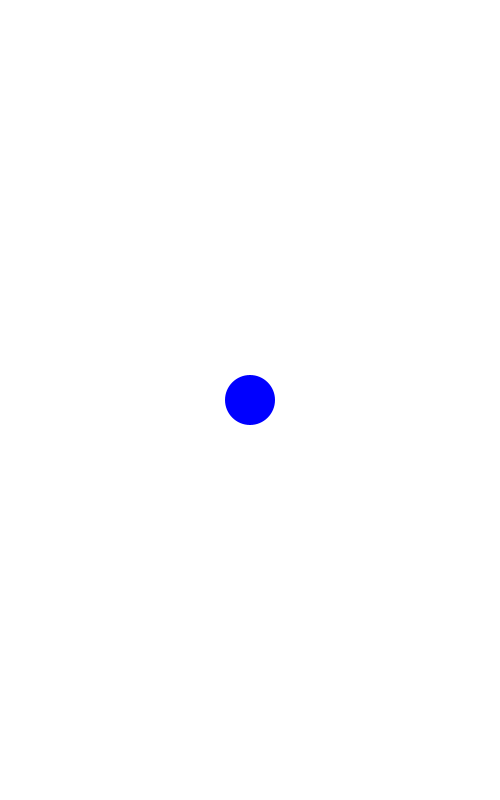
Frame 1 (no input)
Frame 60 (the mouse pressed at the canvas centre just before this capture): identical to frame 1, image omitted
Frame 120 (the mouse held since frame 60 and released just before this capture): identical to frame 1, image omitted

The Processing sketch that drew this single still picture (run headless with seeded random() and noise(); from frame 60 on, the mouse is pressed at the canvas centre):

// Processing sketch: AvoidCircle2
// ── AvoidCircle2.pde
float x = 250;
float y = 400;
float s = 50;
void setup() {
    size(500,800);
    noStroke();
}

void draw() {
  background(255);
  fill(0,0,255);
  ellipse(x,y,s,s);

  if (keyPressed) {
    if (keyCode == RIGHT) {
      x += 3;
    }
    if (keyCode == LEFT) {
      x -= 3;
    }
    if (keyCode == UP) {
      y -= 3;
    }
    if (keyCode == DOWN) {
      y += 3;
    }
  }
  if (x < s/2) {
    x += 3;
  }
  if (x > width-s/2) {
    x -= 3;
  }
  if (y < s/2) {
    y += 3;
  }
  if (y > height-s/2) {
    y -= 3;
  }
}
